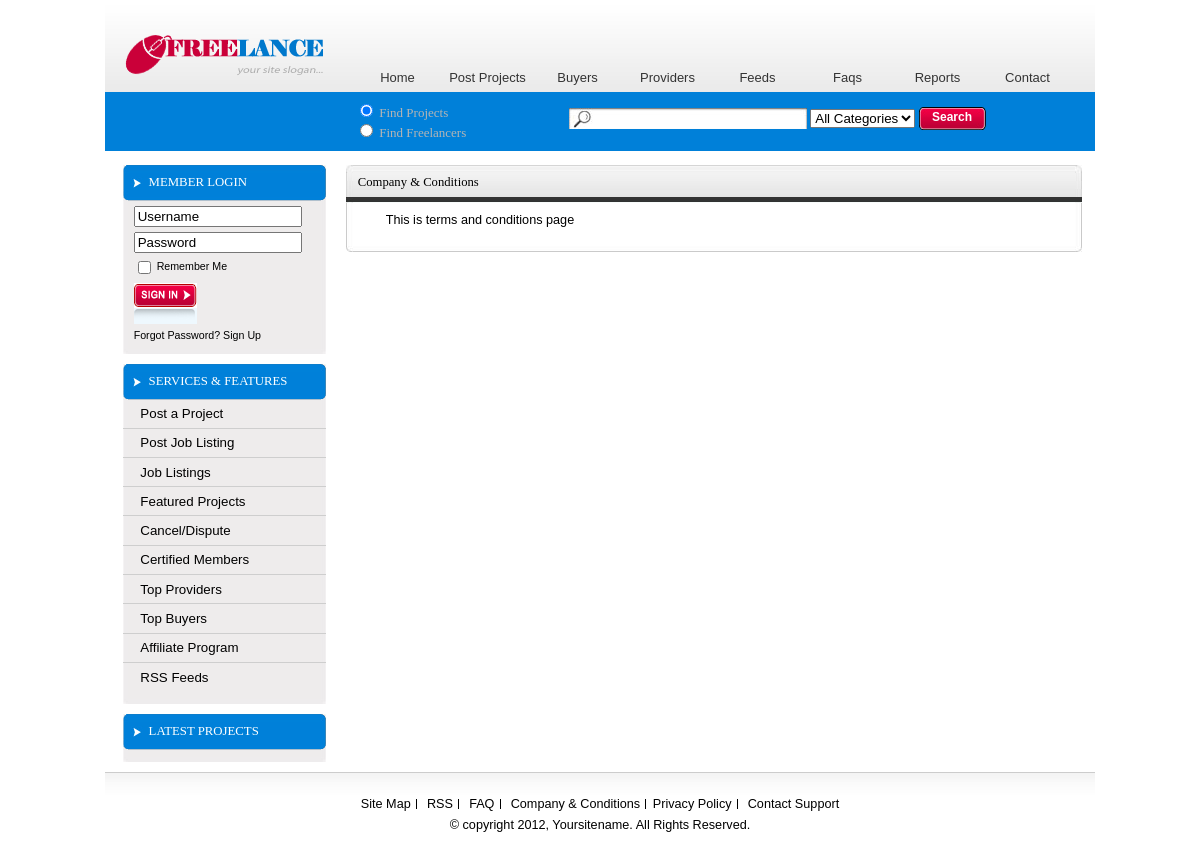
Screenshot of /index.php/page/condition with the database file from the repository.
### tables this page shows
CREATE TABLE IF NOT EXISTS `page` (
  `id` smallint(5) unsigned NOT NULL auto_increment,
  `url` varchar(64) NOT NULL,
  `name` varchar(128) NOT NULL,
  `page_title` varchar(128) NOT NULL,
  `content` text NOT NULL,
  `is_active` tinyint(4) NOT NULL default '1',
  `created` int(11) NOT NULL,
  PRIMARY KEY  (`id`)
);

### app/views/page.php (the view, shortened to what the rows shown need)
<?php $this->load->view('header'); ?>
<?php $this->load->view('sidebar'); ?>
<div id="main" >
  <div id="selSignUp">
   <div class="clsPostProject">
  <div class="block">
           <div class="main_t">
        <div class="main_r">
          <div class="main_b">
            <div class="main_l">
              <div class="main_tl">
                <div class="main_tr">
                  <div class="main_bl">
                    <div class="main_br">
                      <div class="cls100_p">
                            <div class="clsInnerCommon">
								<?php
						        if(isset($page_content) and $page_content->num_rows()>0)
								  {
								  $pages = $page_content->row();
								  ?>
								  <h2><?php echo $pages->page_title; ?></h2> <?php
								  }
								if(isset($page_content) and $page_content->num_rows()>0)
								{
									foreach($page_content->result() as $page)
									{
										echo $page->content;
									}
								}
								?>
						     </div>
					  </div>
                    </div>
                  </div>
                </div>
              </div>
            </div>
          </div>
        </div>
      </div>
	  </div>
	  </div>
</div>
<?php $this->load->view('footer'); ?>

### app/views/footer.php (shortened to what the rows shown need)
</div>
  <div id="footer">
  	<ul>
		<li><a href="<?php echo site_url('page/sitemap'); ?>"><?php echo $this->lang->line('Site Map');?></a></li>
		<li><a href="<?php echo site_url('?c=rss'); ?>"><?php echo $this->lang->line('RSS'); ?></a></li>
		<li><a href="<?php echo site_url('faq'); ?>"><?php echo $this->lang->line('FAQ'); ?></a></li>
		<?php
		if(isset($pages))
		{
			foreach($pages->result() as $page)
			{
				echo '<li><a href="'.site_url('page').'/'.$page->url.'">'.$page->name.'</a></li>';
			 }
			 }
		   ?>
		<li class="clsNoBorder"><a href="<?php echo site_url('contact'); ?>"><?php echo $this->lang->line('Contact Support');?></a></li>
	</ul>
  </div>
</div>
</div>
</body>
</html>

### rows the page displays
page: page_title "Company & Conditions", content "This is terms and conditions page", name "Company & Conditions"
page: name "Privacy Policy"

### other values shown
$this->lang->line('Home') "Home"
$this->lang->line('Post Projects') "Post Projects"
$this->lang->line('Buyers') "Buyers"
$this->lang->line('Programmers') "Providers"
$this->lang->line('Feeds') "Feeds"
$this->lang->line('Faqs') "Faqs"
$this->lang->line('Reports') "Reports"
$this->lang->line('Contact') "Contact"
$this->lang->line('MEMBER LOGIN') "MEMBER LOGIN"
$this->lang->line('remember me') "Remember Me"
$this->lang->line('Forgot Password?') "Forgot Password?"
$this->lang->line('Sign Up') "Sign Up"
$this->lang->line('Services_And_Features') "SERVICES & FEATURES"
$this->lang->line('Post a Project') "Post a Project"
$this->lang->line('Post Job listing') "Post Job Listing"
